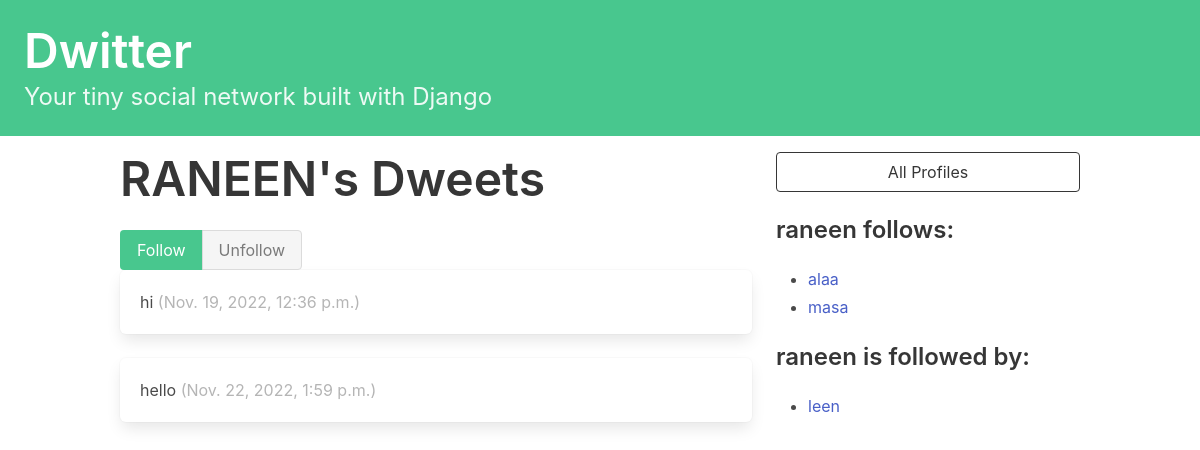
The page /profile/4 (signed in) on the database as committed earlier.
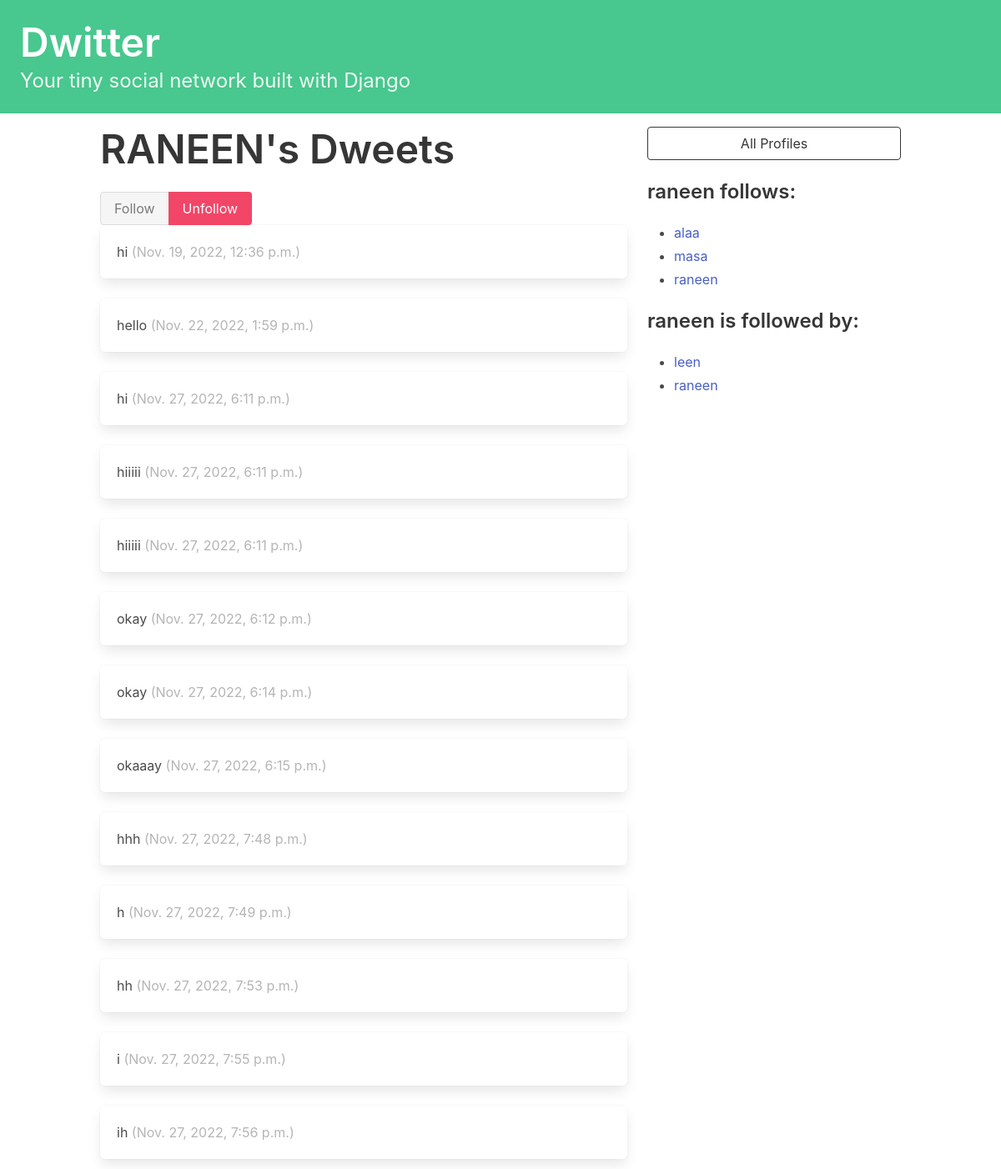
The same page on the database as committed later.
### dwitter/models.py (models this page shows, shortened)
class Dweet(models.Model):
    user = models.ForeignKey(User,
                             related_name="dweets",
                             on_delete=models.DO_NOTHING)
    body = models.CharField(max_length=140)
    created_at = models.DateTimeField(auto_now_add=True)

class Profile(models.Model):
    user = models.OneToOneField(User, on_delete=models.CASCADE)
    follows = models.ManyToManyField(
        "self", related_name="followed_by", symmetrical=False, blank=True
    )
    def __str__(self):
        return self.user.username

### dwitter/views.py (the view, shortened to what this page needs)
# urls.py: path("profile/<int:pk>", profile, name="profile"),
def profile(request, pk):
    if not hasattr(request.user, 'profile'):
        missing_profile = Profile(user=request.user)
        missing_profile.save()
    profile = Profile.objects.get(pk=pk)
    return render(request, "dwitter/profile.html", {"profile": profile})

### dwitter/templates/dwitter/profile.html (shortened to what this page needs)
{% extends 'base.html' %}
{% block content %}
<div class="column">
<div class="block">
<h1 class="title is-1">
{{profile.user.username|upper}}'s Dweets
</h1>
</div>
<form method="post">
    <div class="buttons has-addons">
    {% if profile in user.profile.follows.all %}
    <button class="button is-success is-static">Follow</button>
    <button class="button is-danger" name="follow" value="unfollow">
    Unfollow
    </button>
    {% else %}
    <button class="button is-success" name="follow" value="follow">
    Follow
    </button>
    <button class="button is-danger is-static">Unfollow</button>
    {% endif %}
    </div>
    </form>
    <div class="content">
        {% for dweet in profile.user.dweets.all %}
        <div class="box">
        {{ dweet.body }}
        <span class="is-small has-text-grey-light">
        ({{ dweet.created_at }})
        </span>
        </div>
        {% endfor %}
        </div>
</div>
<div class="column is-one-third">
<div class="block">
<a href="{% url 'dwitter:profile_list' %}">
<button class="button is-dark is-outlined is-fullwidth">
All Profiles
</button>
</a>
</div>
<div class="block">
<h3 class="title is-4">
{{profile.user.username}} follows:
</h3>
<div class="content">
<ul>
{% for following in profile.follows.all %}
<li>
<a href="{% url 'dwitter:profile' following.id %}">
{{ following }}
</a>
</li>
{% endfor %}
</ul>
</div>
</div>
<div class="block">
<h3 class="title is-4">
{{profile.user.username}} is followed by:
</h3>
<div class="content">
<ul>
{% for follower in profile.followed_by.all %}
<li>
<a href="{% url 'dwitter:profile' follower.id %}">
{{ follower }}
</a>
</li>
{% endfor %}
</ul>
</div>
</div>
</div>
{% endblock content %}

Rows that differ between the two databases and show on the page:
now on one of the page's lists (row unchanged): Profile: user.username "raneen"
added Dweet: body "hi", created_at "Nov. 27, 2022, 6:11 p.m."
added Dweet: body "hiiiii", created_at "Nov. 27, 2022, 6:11 p.m."
added Dweet: body "hiiiii", created_at "Nov. 27, 2022, 6:11 p.m."
added Dweet: body "okay", created_at "Nov. 27, 2022, 6:12 p.m."
added Dweet: body "okay", created_at "Nov. 27, 2022, 6:14 p.m."
added Dweet: body "okaaay", created_at "Nov. 27, 2022, 6:15 p.m."
added Dweet: body "hhh", created_at "Nov. 27, 2022, 7:48 p.m."
added Dweet: body "h", created_at "Nov. 27, 2022, 7:49 p.m."
added Dweet: body "hh", created_at "Nov. 27, 2022, 7:53 p.m."
added Dweet: body "i", created_at "Nov. 27, 2022, 7:55 p.m."
added Dweet: body "ih", created_at "Nov. 27, 2022, 7:56 p.m."
